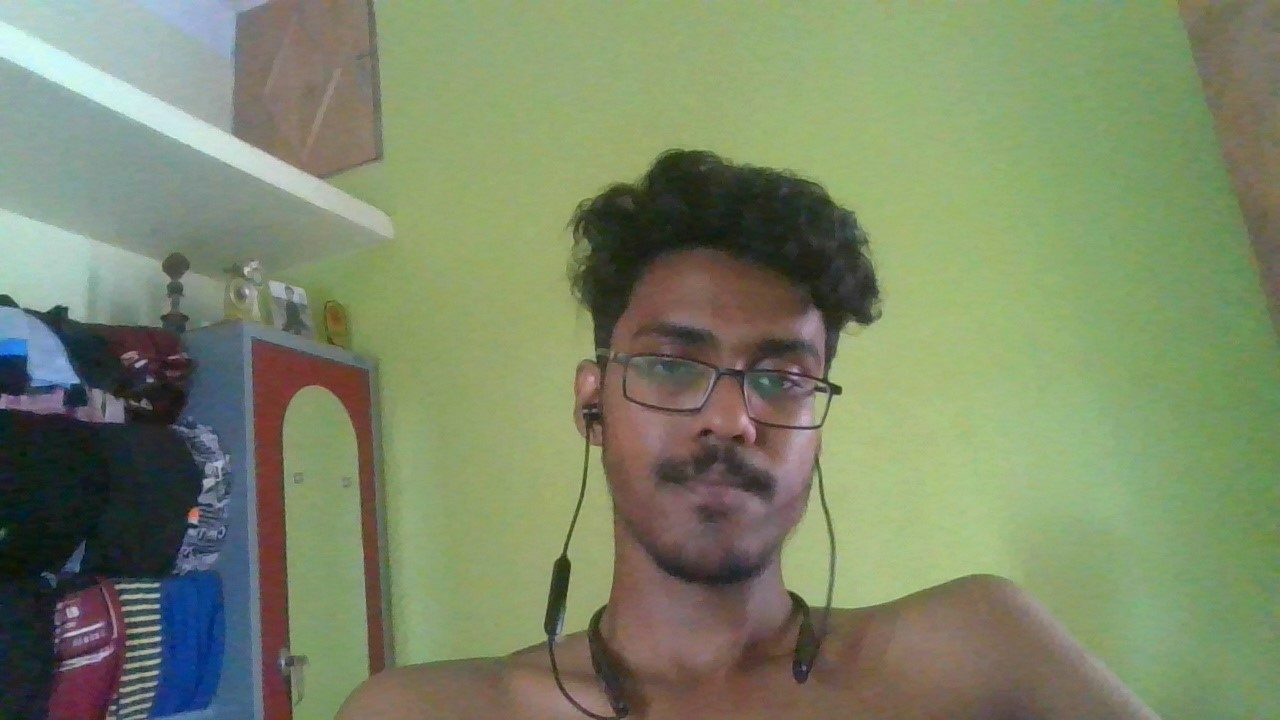
#> input picture Skin_recognition_from_camera/face_ak.png, 1280 x 720 px
$ python face_detec.py
#> lines starting #> are read from the running program, lines starting #| are printed output that depends on the picture; after the words box and inside, x2 and y2 are one past the last pixel; in counts of white or black regions, pixels touching at a corner belong together
import cv2
import numpy as np

#Open a simple image
img=cv2.imread("face_ak.png")
#> img is the input picture: shape (720, 1280, 3); mean B, G, R 104.4, 134.7, 123.8

#converting from gbr to hsv color space
img_HSV = cv2.cvtColor(img, cv2.COLOR_BGR2HSV)
#> img_HSV: shape (720, 1280, 3); mean H, S, V 50.7, 77.5, 141.7
#skin color range for hsv color space
HSV_mask = cv2.inRange(img_HSV, (0, 15, 0), (17,170,255))
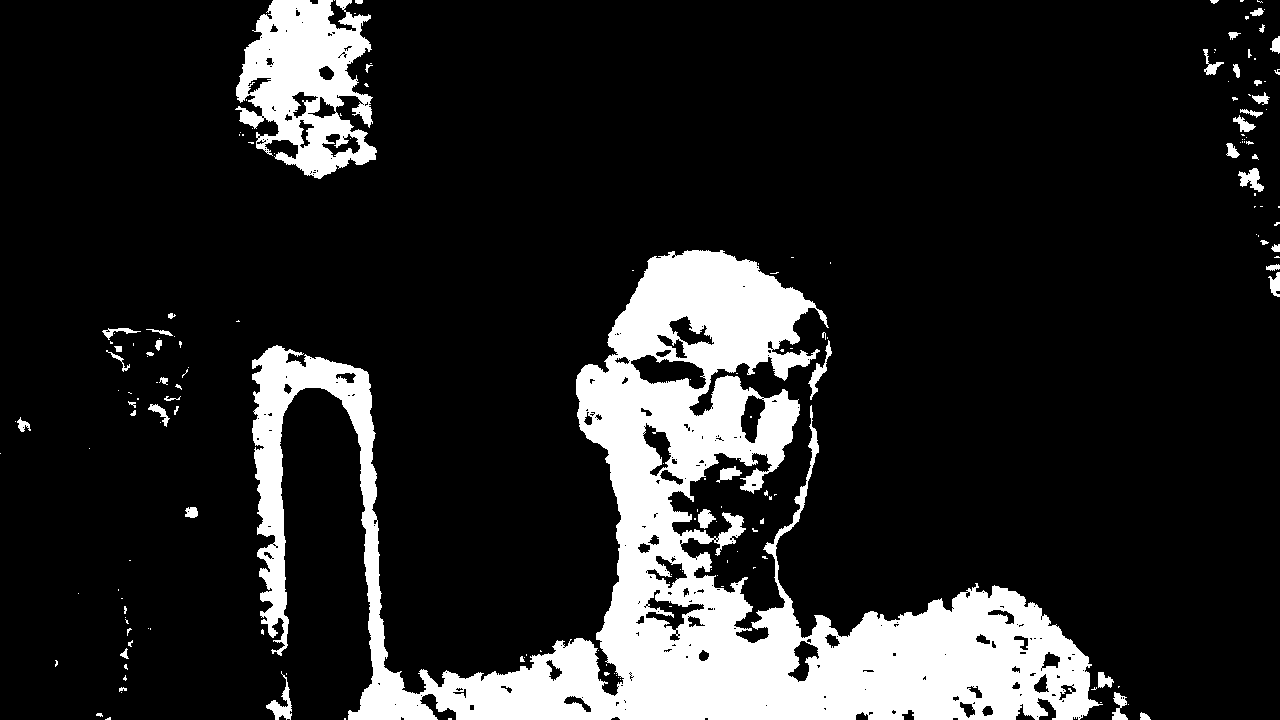
#> HSV_mask: shape (720, 1280); 15.2% white; 179 white regions (130 under 20 px), largest, box (x1, y1, x2, y2) and area: (252, 250, 1103, 720) 119343, (235, 0, 377, 179) 15183, (266, 671, 292, 720) 415
HSV_mask = cv2.morphologyEx(HSV_mask, cv2.MORPH_OPEN, np.ones((3,3), np.uint8))
#> HSV_mask: shape (720, 1280); 14.8% white; 84 white regions (30 under 20 px), largest, box (x1, y1, x2, y2) and area: (252, 250, 1098, 720) 116225, (236, 0, 377, 179) 14673, (764, 485, 808, 559) 507

#converting from gbr to YCbCr color space
img_YCrCb = cv2.cvtColor(img, cv2.COLOR_BGR2YCrCb)
#> img_YCrCb: shape (720, 1280, 3); mean of channels 0, 1, 2 128, 125, 114.7
#skin color range for hsv color space
YCrCb_mask = cv2.inRange(img_YCrCb, (0, 135, 85), (255,180,135))
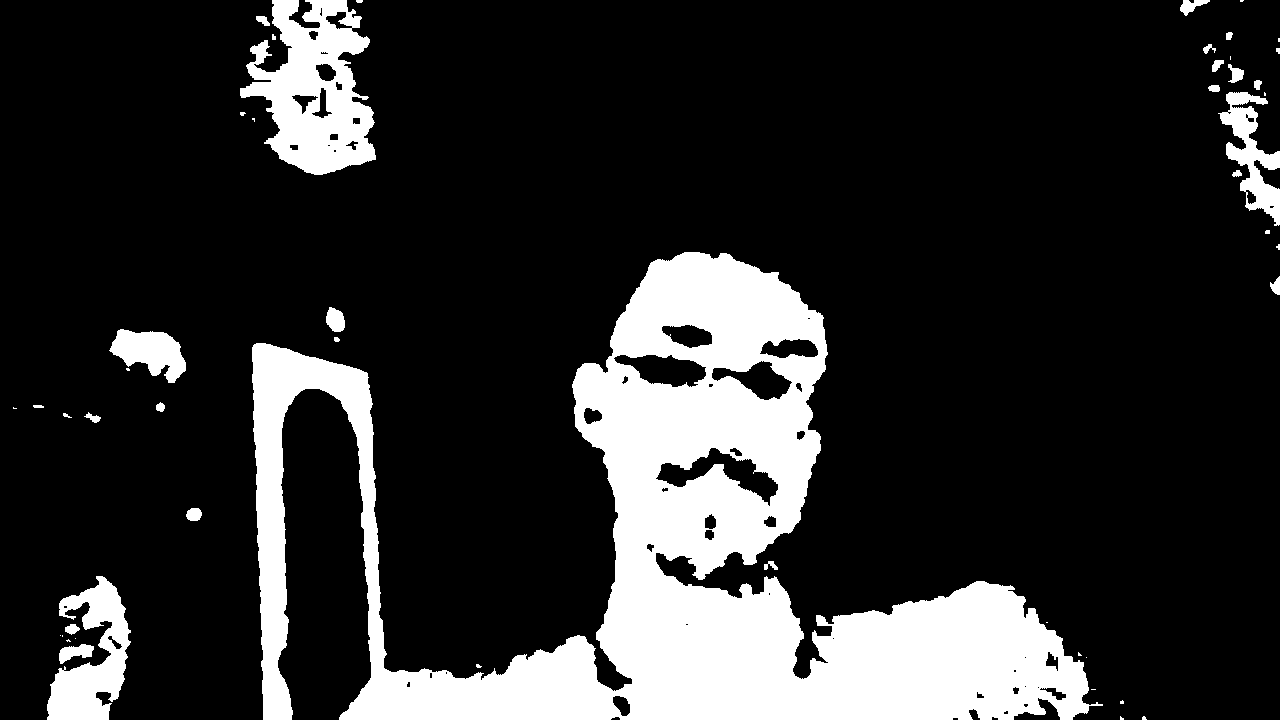
#> YCrCb_mask: shape (720, 1280); 18.2% white; 50 white regions (23 under 20 px), largest, box (x1, y1, x2, y2) and area: (252, 252, 1103, 720) 139086, (240, 0, 376, 175) 13809, (47, 576, 131, 720) 6215
YCrCb_mask = cv2.morphologyEx(YCrCb_mask, cv2.MORPH_OPEN, np.ones((3,3), np.uint8))
#> YCrCb_mask: shape (720, 1280); 18.1% white; 42 white regions (13 under 20 px), largest, box (x1, y1, x2, y2) and area: (252, 252, 1089, 720) 138802, (240, 0, 376, 175) 13453, (47, 576, 131, 720) 6149

#merge skin detection (YCbCr and hsv)
global_mask=cv2.bitwise_and(YCrCb_mask,HSV_mask)
#> global_mask: shape (720, 1280); 13.6% white; 87 white regions (49 under 20 px), largest, box (x1, y1, x2, y2) and area: (252, 252, 1089, 720) 109552, (247, 0, 376, 175) 10637, (769, 354, 816, 379) 529
global_mask=cv2.medianBlur(global_mask,3)
#> global_mask: shape (720, 1280); 13.6% white; 75 white regions (40 under 20 px), largest, box (x1, y1, x2, y2) and area: (252, 252, 1089, 720) 110453, (247, 0, 376, 175) 10691, (718, 513, 744, 546) 463
global_mask = cv2.morphologyEx(global_mask, cv2.MORPH_OPEN, np.ones((4,4), np.uint8))
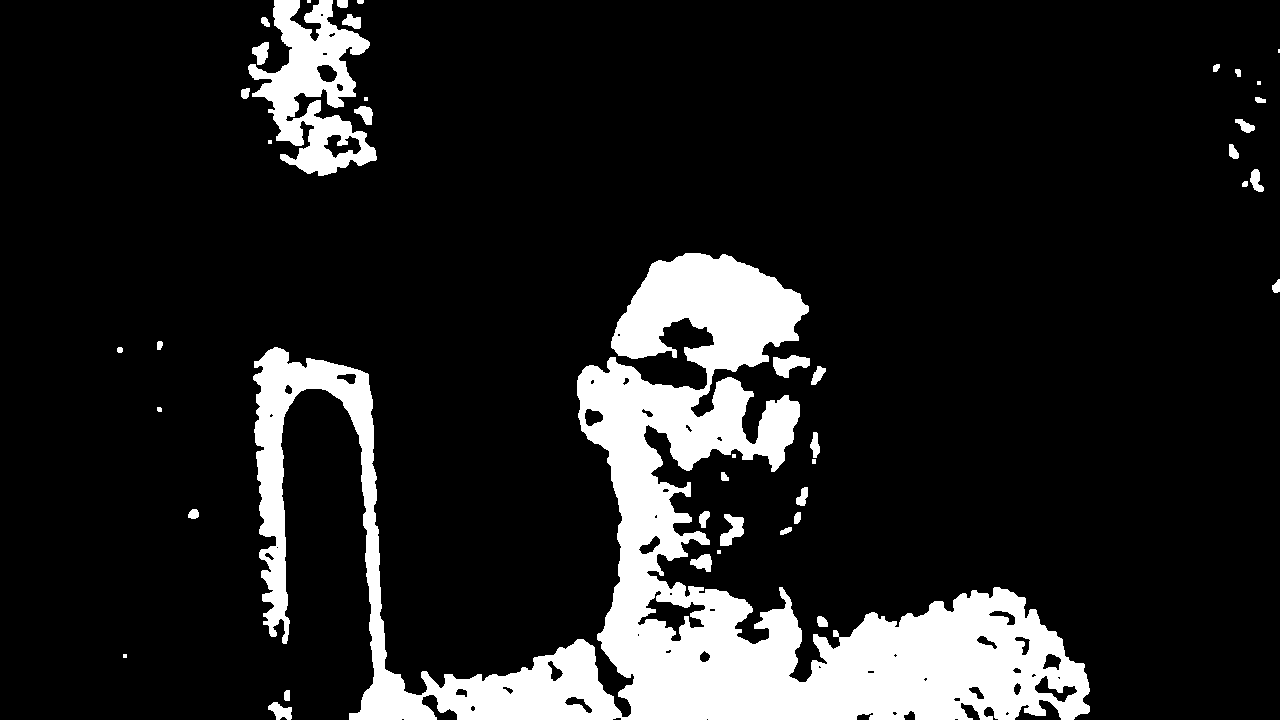
#> global_mask: shape (720, 1280); 13.4% white; 43 white regions (8 under 20 px), largest, box (x1, y1, x2, y2) and area: (253, 253, 1090, 720) 108437, (248, 0, 377, 176) 10576, (773, 355, 810, 378) 499


HSV_result = cv2.bitwise_not(HSV_mask)
YCrCb_result = cv2.bitwise_not(YCrCb_mask)
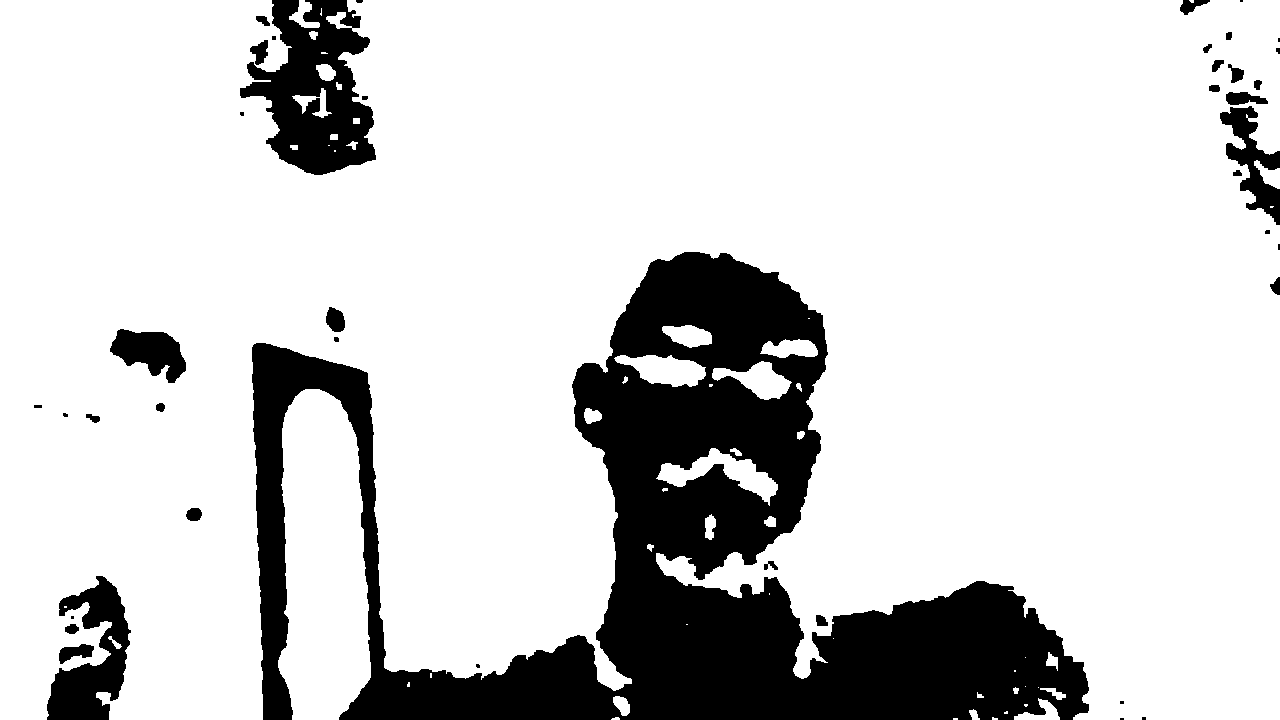
#> YCrCb_result: shape (720, 1280); 81.9% white; 42 black regions (13 under 20 px), largest, box (x1, y1, x2, y2) and area: (252, 252, 1089, 720) 138802, (240, 0, 376, 175) 13453, (47, 576, 131, 720) 6149
global_result=cv2.bitwise_not(global_mask)


# [5 lines of commented-out code are left out]
cv2.imwrite("1_HSV.jpg",HSV_result)
cv2.imwrite("2_YCbCr.jpg",YCrCb_result)
cv2.imwrite("3_global_result.jpg",global_result)
cv2.waitKey(0)
cv2.destroyAllWindows()

$ run again, with Skin_recognition_from_camera/opencv3.png copied over Skin_recognition_from_camera/face_ak.png
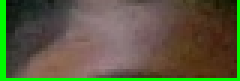
#> input picture Skin_recognition_from_camera/opencv3.png, 80 x 27 px (shown 3 times larger)
#> img is the input picture: shape (27, 80, 3); mean B, G, R 62.8, 89.3, 89.8
#> img_HSV: shape (27, 80, 3); mean H, S, V 51.6, 98.8, 108.5
#> `HSV_mask = cv2.inRange(img_HSV, (0, 15, 0), (17,170,255))`:
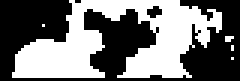
#> HSV_mask: shape (27, 80) (shown 3 times larger); 45.8% white; 5 white regions (4 under 20 px), largest, box (x1, y1, x2, y2) and area: (4, 0, 74, 26) 981
#> img_YCrCb: shape (27, 80, 3); mean of channels 0, 1, 2 86.4, 130.4, 114.6
#> `global_mask = cv2.morphologyEx(global_mask, cv2.MORPH_OPEN, np.ones((4..`:
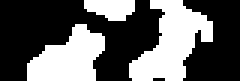
#> global_mask: shape (27, 80) (shown 3 times larger); 38.3% white; 3 white regions, box (x1, y1, x2, y2) and area: (43, 0, 71, 27) 415, (9, 8, 35, 27) 320, (28, 0, 45, 7) 92
#> HSV_result: shape (27, 80); 56.5% white; 2 black regions (1 under 20 px), largest, box (x1, y1, x2, y2) and area: (5, 0, 70, 26) 921
#> YCrCb_result: shape (27, 80); 27.3% white; 2 white regions (1 under 20 px), largest, box (x1, y1, x2, y2) and area: (0, 0, 80, 27) 583
